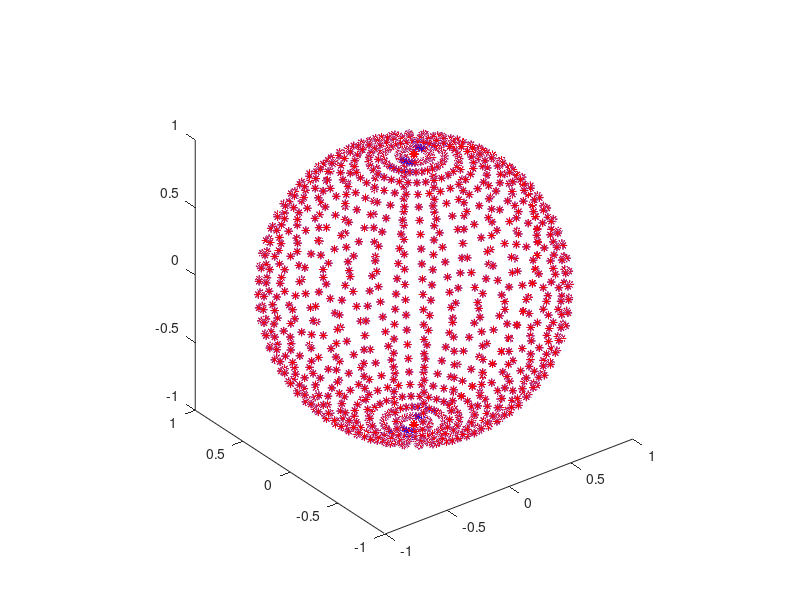

This chart was generated by the following MATLAB code: (Note: this script raises an error after producing the figure.)
%+========================================================================+
%|                                                                        |
%|            This script uses the GYPSILAB toolbox for Matlab            |
%|                                                                        |
%| COPYRIGHT : Matthieu Aussal (c) 2017-2018.                             |
%| PROPERTY  : Centre de Mathematiques Appliquees, Ecole polytechnique,   |
%| route de Saclay, 91128 Palaiseau, France. All rights reserved.         |
%| LICENCE   : This program is free software, distributed in the hope that|
%| it will be useful, but WITHOUT ANY WARRANTY. Natively, you can use,    |
%| redistribute and/or modify it under the terms of the GNU General Public|
%| License, as published by the Free Software Foundation (version 3 or    |
%| later,  http://www.gnu.org/licenses). For private use, dual licencing  |
%| is available, please contact us to activate a "pay for remove" option. |
%| CONTACT   : matthieu.aussal@polytechnique.edu                          |
%| WEBSITE   : www.cmap.polytechnique.fr/~aussal/gypsilab                 |
%|                                                                        |
%| Please acknowledge the gypsilab toolbox in programs or publications in |
%| which you use it.                                                      |
%|________________________________________________________________________|
%|   '&`   |                                                              |
%|    #    |   FILE       : nrtHmxAlgebra.m                               |
%|    #    |   VERSION    : 0.41                                          |
%|   _#_   |   AUTHOR(S)  : Matthieu Aussal                               |
%|  ( # )  |   CREATION   : 14.03.2017                                    |
%|  / 0 \  |   LAST MODIF : 14.03.2018                                    |
%| ( === ) |   SYNOPSIS   : Evaluate each hmx class function              |
%|  `---'  |                                                              |
%+========================================================================+

% Cleaning
clear all
close all
clc

% Library path
addpath('../../openHmx')

% Data type
type = 'double';

% Accuracy
tol = 1e-3

% Wave number or frequency (Hz)
k = 5
f = (k*340)/(2*pi);

% Particles receptors X (sphere)
Nx      = 1e3;
[x,y,z] = sphere(ceil(sqrt(Nx)));
X       = unique([x(:),y(:),z(:)],'rows');
Nx      = size(X,1)
if strcmp(type,'single')
    X = single(X);
end

% Particles transmitters Y (=X or not)
Ny = Nx;
Y  = X;
% Ny = 2e3
% Y  = -1+2*rand(Ny,3);
if strcmp(type,'single')
    Y = single(Y);
end

% Green kernel -> exp(1i*k*r)/r
rxy   = @(X,Y) sqrt( (X(:,1)-Y(:,1)).^2 + (X(:,2)-Y(:,2)).^2 + (X(:,3)-Y(:,3)).^2 );
green = @(X,Y) exp(1i*k*rxy(X,Y))./(rxy(X,Y)+1e-8) .* (rxy(X,Y)>1e-8);

% Particles charges (multiples)
V = (-1+2*rand(Ny,2,type)) + (-1+2i*rand(Ny,2,type));

% Spatial representation of particles
figure
plot3(X(:,1),X(:,2),X(:,3),'*b',Y(:,1),Y(:,2),Y(:,3),'*r')
axis equal 


%%% Full matrix computation
disp('~~~~~~~~~~~~~ EXACT MATRIX AS REFERENCE~~~~~~~~~~~~~')
tic
M = zeros(Nx,Ny,type);
for i = 1:Nx
    M(i,:) = green(X(i,:),Y).';
end
MV = M * V;
toc

tic
un = ones(Nx,1);
I  = spdiags([-un 2*un -un], [-Nx/2,0,Nx/2] , Nx, Ny);
IV = I*double(V);
toc
spy(I)
disp(' ')


%%% H-Matrix computation
disp('~~~~~~~~~~~~~ H-MATRIX ~~~~~~~~~~~~~')
tic
Mh = hmx(X,Y,green,tol);
toc

tic
Mh2 = hmx(X,Y,M,tol);
toc

tic
Ih = hmx(double(X),double(Y),I,tol);
toc

disp(' ')


%%% H-Matrix structure
disp('~~~~~~~~~~~~~ SPY STRUCTURE ~~~~~~~~~~~~~')
tic
figure
spy(Mh);
toc

tic
figure
spy(Mh2);
toc

tic
figure
spy(Ih);
toc

disp(' ')


%%% Full conversion
disp('~~~~~~~~~~~~~ FULL CONVERSION ~~~~~~~~~~~~~')
tic
sol = full(Mh);
toc
ref = M;
norm(ref-sol,'inf')/norm(ref,'inf')

tic
sol = full(Mh2);
toc
ref = M;
norm(ref-sol,'inf')/norm(ref,'inf')

tic
sol = full(Ih);
toc
ref = full(I);
norm(ref-sol,'inf')/norm(ref,'inf')

disp(' ')


%%% Recompression
disp('~~~~~~~~~~~~~ RECOMPRESSION ~~~~~~~~~~~~~')
tic
tmp = hmxRecompress(Mh,10*tol);
toc
sol = full(tmp);
ref = M;
norm(ref-sol,'inf')/norm(ref,'inf')

disp(' ')


%%% Sparse conversion
disp('~~~~~~~~~~~~~ SPARSE CONVERSION ~~~~~~~~~~~~~')
tic
sol = sparse(double(Mh));
toc
ref = double(M);
norm(ref-sol,'inf')/norm(ref,'inf')

tic
sol = sparse(Ih);
toc
ref = I;
norm(ref-sol,'inf')/norm(ref,'inf')

disp(' ')


%%% Low-rank conversion
disp('~~~~~~~~~~~~~ LOW-RANK CONVERSION ~~~~~~~~~~~~~')
tic
[A,B] = hmxLowrank(double(Mh));
sol   = A*B;
toc
ref = double(M);
norm(ref-sol,'inf')/norm(ref,'inf')

disp(' ')


%%% Concatenation
disp('~~~~~~~~~~~~~ CONCATENATION ~~~~~~~~~~~~~')
AB = hmx(X,Y,A,B,tol);
tic
tmp = [AB,Mh,Mh,AB];
toc
sol = full(tmp);
ref = [M,M,M,M];
norm(ref-sol,'inf')/norm(ref,'inf')

tic
tmp = [AB;Mh;Mh;AB];
toc
sol = full(tmp);
ref = [M;M;M;M];
norm(ref-sol,'inf')/norm(ref,'inf')

tic
tmp = [Ih,Ih];
toc
sol = full(tmp);
ref = [I,I];
norm(ref-sol,'inf')/norm(ref,'inf')

disp(' ')


%%% Transposition
disp('~~~~~~~~~~~~~ TRANSPOSITION ~~~~~~~~~~~~~')
tic
tmp = Mh.';
toc
sol = full(tmp);
ref = M.';
norm(ref-sol,'inf')/norm(ref,'inf')

tic
tmp = Ih.';
toc
sol = full(tmp);
ref = I.';
norm(ref-sol,'inf')/norm(ref,'inf')

disp(' ')


%%% Conjugate transposition
disp('~~~~~~~~~~~~~ CTRANSPOSITION ~~~~~~~~~~~~~')
tic
tmp = Mh';
toc
sol = full(tmp);
ref = M';
norm(ref-sol,'inf')/norm(ref,'inf')

tic
tmp = Ih';
toc
sol = full(tmp);
ref = I';
norm(ref-sol,'inf')/norm(ref,'inf')

disp(' ')


%%% H-Matrix right product
disp('~~~~~~~~~~~~~ H-MATRIX * MATRIX ~~~~~~~~~~~~~')
tic
sol = Mh * V;
toc
ref = MV;
norm(ref-sol,'inf')/norm(ref,'inf')

tic
sol = Ih * double(V);
toc
ref = IV;
norm(ref-sol,'inf')/norm(ref,'inf')

tic
sol = double(Mh) * I.';
toc
ref = double(M) * I.';
norm(ref-sol,'inf')/norm(ref,'inf')

tic
sol = Ih * I.';
toc
ref = I * I.';
norm(ref-sol,'inf')/norm(ref,'inf')

disp(' ')


%%% Left product H-Matrix
disp('~~~~~~~~~~~~~ FULL MATRIX * H-MATRIX ~~~~~~~~~~~~~')
tmp = Mh.';
tic
sol = V.' * tmp;
toc
ref = MV.';
norm(ref-sol,'inf')/norm(ref,'inf')

disp(' ')


%%% Scalar product
disp('~~~~~~~~~~~~~ SCALAR PRODUCT ~~~~~~~~~~~~~')
tic
tmp = (sqrt(2) .* Mh .* pi);
toc
sol = tmp * V;
ref = sqrt(2) * pi * MV;
norm(ref-sol,'inf')/norm(ref,'inf')

tic
tmp = (sqrt(2) .* Ih .* pi);
toc
sol = tmp * double(V);
ref = sqrt(2) * pi * IV;
norm(ref-sol,'inf')/norm(ref,'inf')

disp(' ')


%%% Uminus
disp('~~~~~~~~~~~~~ UMINUS ~~~~~~~~~~~~~')
tic
tmp = - Mh;
toc
sol = tmp * V;
ref = - MV;
norm(ref-sol,'inf')/norm(ref,'inf')

disp(' ')


%%% Full Addition
disp('~~~~~~~~~~~~~ FULL ADDITION/SUBSTRACTION ~~~~~~~~~~~~~')
tic
tmp = 2*M + Mh - M;
toc
sol = tmp * V;
ref = 2*MV;
norm(ref-sol,'inf')/norm(ref,'inf')

tic
tmp = 2*M + Ih - M;
toc
sol = tmp * V;
ref = MV + IV;
norm(ref-sol,'inf')/norm(ref,'inf')

disp(' ')


%%% Full Addition
disp('~~~~~~~~~~~~~ SPARSE ADDITION/SUBSTRACTION ~~~~~~~~~~~~~')
tic
tmp = 2*I + Mh - I;
toc
sol = tmp * V;
ref = MV+IV;
norm(ref-sol,'inf')/norm(ref,'inf')

tic
tmp = 2*I + Ih - I;
toc
sol = tmp * double(V);
ref = 2*IV;
norm(ref-sol,'inf')/norm(ref,'inf')

disp(' ')


%%% H-Matrix addition
disp('~~~~~~~~~~~~~ H-MATRIX ADDITION/SUBSTRACTION ~~~~~~~~~~~~~')
tic
tmp = 2.*Mh + Mh - Mh;
toc
sol = tmp * V;
ref = 2*MV;
norm(ref-sol,'inf')/norm(ref,'inf')
figure
spy(tmp)

tic
tmp = 2.*Ih + Mh - Ih;
toc
sol = tmp * V;
ref = MV + IV;
norm(ref-sol,'inf')/norm(ref,'inf')

tic
tmp = 2.*Mh + Ih - Mh;
toc
sol = tmp * V;
ref = MV + IV;
norm(ref-sol,'inf')/norm(ref,'inf')

tic
tmp = 2.*Ih + Ih - Ih;
toc
sol = tmp * double(V);
ref = 2*IV;
norm(ref-sol,'inf')/norm(ref,'inf')

disp(' ')


%%% H-Matrix product
disp('~~~~~~~~~~~~~ H-MATRIX PRODUCT ~~~~~~~~~~~~~')
tic
tmp = Mh * Mh.';
toc
sol = full(tmp);
ref = M * M.';
norm(ref-sol,'inf')/norm(ref,'inf')
figure
spy(tmp)

tic
tmp = Ih.' * double(Mh);
toc
sol = full(tmp);
ref = I.' * double(M);
norm(ref-sol,'inf')/norm(ref,'inf')

tic
tmp = double(Mh) * Ih.';
toc
sol = full(tmp);
ref = double(M) * I.';
norm(ref-sol,'inf')/norm(ref,'inf')

tic
tmp = Ih * Ih.';
toc
sol = sparse(tmp);
ref = I * I.';
norm(ref-sol,'inf')/norm(ref,'inf')
figure
spy(tmp)

disp(' ')


%%% H-Matrix inversion
disp('~~~~~~~~~~~~~ INVERSION ~~~~~~~~~~~~~')
Mh = Mh + sqrt(Nx).*speye(Nx);
M  = M  + sqrt(Nx).*eye(Nx,type); 

tic
tmp = inv(Mh);
toc
tic
ref = inv(M);
toc
sol = full(tmp);
norm(ref-sol,'inf')/norm(ref,'inf')
figure
spy(tmp)

tic
tmp = inv(Ih);
toc
tic
ref = inv(I);
toc
sol = full(tmp);
norm(ref-sol,'inf')/norm(ref,'inf')
figure
spy(tmp)

disp(' ')


%%% H-Matrix cholesky
disp('~~~~~~~~~~~~~ CHOLESKY FACTORISATION ~~~~~~~~~~~~~')
tic
Uh = chol(Ih);
toc
sol = sparse(Uh'*Uh);
tic
U = chol(I);
toc
sol2 = U'*U;
ref  = I;
norm(ref-sol,'inf')/norm(ref,'inf')
norm(ref-sol2,'inf')/norm(ref,'inf')
figure
spy(Uh)

disp(' ')


%%% H-Matrix LDLt
disp('~~~~~~~~~~~~~ LDLt FACTORISATION ~~~~~~~~~~~~~')
tic
[Lh,Dh] = ldl(Ih);
toc
sol = sparse(Lh*Dh*Lh');
tic
[L,D,P] = ldl(I);
L       = P*L;
toc
sol2 = L*D*L';
ref  = I;
norm(ref-sol,'inf')/norm(ref,'inf')
norm(ref-sol2,'inf')/norm(ref,'inf')
figure
spy(Lh)

disp(' ')


%%% H-Matrix LU
disp('~~~~~~~~~~~~~ LU FACTORISATION ~~~~~~~~~~~~~')
tic
[Lh,Uh] = lu(Mh);
toc
tmp = full(Mh);
tic
[L,U] = lu(tmp);
toc
sol  = full(Lh*Uh);
sol2 = L*U;
ref  = M;
norm(ref-sol,'inf')/norm(ref,'inf')
norm(ref-sol2,'inf')/norm(ref,'inf')
figure
spy(Lh)
figure
spy(Uh)

tic
[Lh,Uh] = lu(Ih);
toc
sol = full(Lh*Uh);
tic
[L,U] = lu(I);
toc
sol2 = L*U;
ref  = I;
norm(ref-sol,'inf')/norm(ref,'inf')
norm(ref-sol2,'inf')/norm(ref,'inf')
figure
spy(Lh)
figure
spy(Uh)

disp(' ')


%%% Shermann-morrisonn conversion
disp('~~~~~~~~~~~~~ SHERMANN MORRISON CONVERSION ~~~~~~~~~~~~~')
tic
[Sh,A,B] = hmxSherMorr(Mh);
toc
sol = full(Sh) + A*B;
ref = M;
norm(ref-sol,'inf')/norm(ref,'inf')

disp(' ')


%%% H-Matrix \
disp('~~~~~~~~~~~~~ LU SOLVER ~~~~~~~~~~~~~')
tic
sol =  Mh \ V;
toc
tic
ref = M \ V;
toc
norm(ref-sol,'inf')/norm(ref,'inf')

tic
sol =  Ih \ double(V);
toc
tic
ref = I \ double(V);
toc
norm(ref-sol,'inf')/norm(ref,'inf')

disp(' ')


%%% Shermann-morrisonn solver
disp('~~~~~~~~~~~~~ SHERMANN MORRISON SOLVER ~~~~~~~~~~~~~')

tic
[Lh,Uh] = lu(Sh);
toc

tic
rk   = size(A,2);
Sm1  = Uh \ (Lh \ [A,V]);
Sm1A = Sm1(:,1:rk);
Sm1V = Sm1(:,rk+1:end);
toc

tic
Mk    = eye(rk) + B*(Sm1A);
Mkm1V = Mk \ (B * Sm1V);
toc

tic
sol = Sm1V - Uh \ (Lh \ ( A * Mkm1V));
toc
ref = M \ V;

norm(ref-sol,'inf')/norm(ref,'inf')

disp(' ')


%%% ITERATIVE SOLVER
disp('~~~~~~~~~~~~~ ITERATIVE SOLVER ~~~~~~~~~~~~~')
tic
sol = zeros(Nx,size(V,2),type);
for i = 1:size(V,2)
    sol(:,i) = gmres(@(V) Mh*V,V(:,i),[],tol,100);
end
toc
ref = zeros(Nx,size(V,2),type);
for i = 1:size(V,2)
    ref(:,i) = gmres(M,V(:,i),[],tol,100);
end
toc
norm(ref-sol,'inf')/norm(ref,'inf')

disp(' ')


%%% ITERATIVE SOLVER WITH PRECONDITIONNER
disp('~~~~~~~~~~~~~ ITERATIVE SOLVER WITH PRECONDITIONNER ~~~~~~~~~~~~~')
tic
tmp     = hmxRecompress(Mh,0.1);
[Lh,Uh] = lu(tmp);
Mhm1V   = @(V) Uh\(Lh\V);
toc
tic
sol = zeros(Nx,size(V,2),type);
for i = 1:size(V,2)
    sol(:,i) = gmres(@(V) Mh*V,V(:,i),[],tol,100,Mhm1V);
end
toc
norm(ref-sol,'inf')/norm(ref,'inf')

disp(' ')


%%% Diagonal
disp('~~~~~~~~~~~~~ DIAGONAL ~~~~~~~~~~~~~')
tic
sol = diag(Mh);
toc
ref = diag(M);
norm(ref-sol,'inf')/norm(ref,'inf')

tic
sol = diag(Ih);
toc
ref = diag(I);
norm(ref-sol,'inf')/norm(ref,'inf')

disp(' ')




disp('~~> Michto gypsilab !')







% % Preconditionner
% S  = sparse(Sh);
% Ap = A(:,1:1);
% Bp = B(1:1,:);
% D  = eye(1) + Bp*(S\Ap);
% 
% P = @(X) S\X - S\(Ap*(D\(Bp*(S\X))));
% 
% norm(S*V + Ap*(Bp*V) - MV,'inf')/norm(MV,'inf')
% norm(P(V) - ref,'inf')/norm(ref,'inf')
% 
% tic
% sol = zeros(Nx,size(V,2),type);
% for i = 1:size(V,2)
%     sol(:,i) = gmres(@(V) Mh*V,V(:,i),[],1e-3,100,@(X));
% end
% toc
% ref = zeros(Nx,size(V,2),type);
% for i = 1:size(V,2)
%     ref(:,i) = gmres(M,V(:,i),[],tol,100);
% end
% toc
% norm(ref-sol,'inf')/norm(ref,'inf')

